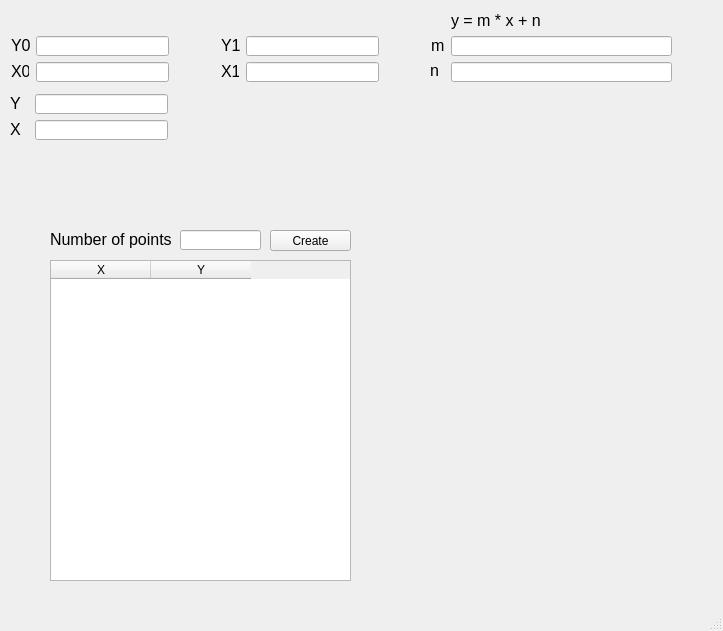
<?xml version="1.0" encoding="UTF-8"?>
<ui version="4.0">
 <class>MainWindow</class>
 <widget class="QMainWindow" name="MainWindow">
  <property name="geometry">
   <rect>
    <x>0</x>
    <y>0</y>
    <width>723</width>
    <height>631</height>
   </rect>
  </property>
  <property name="windowTitle">
   <string>MainWindow</string>
  </property>
  <widget class="QWidget" name="centralwidget">
   <widget class="QLabel" name="label">
    <property name="geometry">
     <rect>
      <x>11</x>
      <y>62</y>
      <width>18</width>
      <height>19</height>
     </rect>
    </property>
    <property name="font">
     <font>
      <pointsize>12</pointsize>
     </font>
    </property>
    <property name="text">
     <string>X0</string>
    </property>
    <property name="scaledContents">
     <bool>false</bool>
    </property>
    <property name="wordWrap">
     <bool>false</bool>
    </property>
   </widget>
   <widget class="QLabel" name="label_2">
    <property name="geometry">
     <rect>
      <x>221</x>
      <y>62</y>
      <width>18</width>
      <height>19</height>
     </rect>
    </property>
    <property name="font">
     <font>
      <pointsize>12</pointsize>
     </font>
    </property>
    <property name="text">
     <string>X1</string>
    </property>
    <property name="scaledContents">
     <bool>false</bool>
    </property>
    <property name="wordWrap">
     <bool>false</bool>
    </property>
   </widget>
   <widget class="QLabel" name="label_3">
    <property name="geometry">
     <rect>
      <x>221</x>
      <y>36</y>
      <width>19</width>
      <height>19</height>
     </rect>
    </property>
    <property name="font">
     <font>
      <pointsize>12</pointsize>
     </font>
    </property>
    <property name="text">
     <string>Y1</string>
    </property>
    <property name="scaledContents">
     <bool>false</bool>
    </property>
    <property name="wordWrap">
     <bool>false</bool>
    </property>
   </widget>
   <widget class="QLabel" name="label_4">
    <property name="geometry">
     <rect>
      <x>11</x>
      <y>36</y>
      <width>19</width>
      <height>19</height>
     </rect>
    </property>
    <property name="font">
     <font>
      <pointsize>12</pointsize>
     </font>
    </property>
    <property name="text">
     <string>Y0</string>
    </property>
    <property name="scaledContents">
     <bool>false</bool>
    </property>
    <property name="wordWrap">
     <bool>false</bool>
    </property>
   </widget>
   <widget class="QLineEdit" name="lineEdit_y0">
    <property name="geometry">
     <rect>
      <x>36</x>
      <y>36</y>
      <width>133</width>
      <height>20</height>
     </rect>
    </property>
   </widget>
   <widget class="QLineEdit" name="lineEdit_y1">
    <property name="geometry">
     <rect>
      <x>246</x>
      <y>36</y>
      <width>133</width>
      <height>20</height>
     </rect>
    </property>
   </widget>
   <widget class="QLineEdit" name="lineEdit_x1">
    <property name="geometry">
     <rect>
      <x>246</x>
      <y>62</y>
      <width>133</width>
      <height>20</height>
     </rect>
    </property>
   </widget>
   <widget class="QLineEdit" name="lineEdit_x0">
    <property name="geometry">
     <rect>
      <x>36</x>
      <y>62</y>
      <width>133</width>
      <height>20</height>
     </rect>
    </property>
   </widget>
   <widget class="QLabel" name="label_5">
    <property name="geometry">
     <rect>
      <x>431</x>
      <y>36</y>
      <width>16</width>
      <height>19</height>
     </rect>
    </property>
    <property name="font">
     <font>
      <pointsize>12</pointsize>
     </font>
    </property>
    <property name="text">
     <string>m</string>
    </property>
    <property name="scaledContents">
     <bool>false</bool>
    </property>
    <property name="wordWrap">
     <bool>false</bool>
    </property>
   </widget>
   <widget class="QLineEdit" name="lineEdit_n">
    <property name="geometry">
     <rect>
      <x>451</x>
      <y>62</y>
      <width>221</width>
      <height>20</height>
     </rect>
    </property>
   </widget>
   <widget class="QLabel" name="label_6">
    <property name="geometry">
     <rect>
      <x>430</x>
      <y>60</y>
      <width>16</width>
      <height>20</height>
     </rect>
    </property>
    <property name="font">
     <font>
      <pointsize>12</pointsize>
     </font>
    </property>
    <property name="text">
     <string>n</string>
    </property>
    <property name="scaledContents">
     <bool>false</bool>
    </property>
    <property name="wordWrap">
     <bool>false</bool>
    </property>
   </widget>
   <widget class="QLineEdit" name="lineEdit_m">
    <property name="geometry">
     <rect>
      <x>451</x>
      <y>36</y>
      <width>221</width>
      <height>20</height>
     </rect>
    </property>
   </widget>
   <widget class="QLabel" name="label_7">
    <property name="geometry">
     <rect>
      <x>451</x>
      <y>11</y>
      <width>102</width>
      <height>19</height>
     </rect>
    </property>
    <property name="font">
     <font>
      <pointsize>12</pointsize>
     </font>
    </property>
    <property name="text">
     <string>y = m * x + n</string>
    </property>
    <property name="scaledContents">
     <bool>false</bool>
    </property>
    <property name="wordWrap">
     <bool>false</bool>
    </property>
   </widget>
   <widget class="QLineEdit" name="lineEdit_x">
    <property name="geometry">
     <rect>
      <x>35</x>
      <y>120</y>
      <width>133</width>
      <height>20</height>
     </rect>
    </property>
   </widget>
   <widget class="QLineEdit" name="lineEdit_y">
    <property name="geometry">
     <rect>
      <x>35</x>
      <y>94</y>
      <width>133</width>
      <height>20</height>
     </rect>
    </property>
   </widget>
   <widget class="QLabel" name="label_8">
    <property name="geometry">
     <rect>
      <x>10</x>
      <y>94</y>
      <width>19</width>
      <height>19</height>
     </rect>
    </property>
    <property name="font">
     <font>
      <pointsize>12</pointsize>
     </font>
    </property>
    <property name="text">
     <string>Y</string>
    </property>
    <property name="scaledContents">
     <bool>false</bool>
    </property>
    <property name="wordWrap">
     <bool>false</bool>
    </property>
   </widget>
   <widget class="QLabel" name="label_9">
    <property name="geometry">
     <rect>
      <x>10</x>
      <y>120</y>
      <width>18</width>
      <height>19</height>
     </rect>
    </property>
    <property name="font">
     <font>
      <pointsize>12</pointsize>
     </font>
    </property>
    <property name="text">
     <string>X</string>
    </property>
    <property name="scaledContents">
     <bool>false</bool>
    </property>
    <property name="wordWrap">
     <bool>false</bool>
    </property>
   </widget>
   <widget class="QTableWidget" name="tableWidget_points">
    <property name="geometry">
     <rect>
      <x>50</x>
      <y>260</y>
      <width>301</width>
      <height>321</height>
     </rect>
    </property>
    <property name="midLineWidth">
     <number>1</number>
    </property>
    <property name="alternatingRowColors">
     <bool>true</bool>
    </property>
    <property name="rowCount">
     <number>0</number>
    </property>
    <column>
     <property name="text">
      <string>X</string>
     </property>
    </column>
    <column>
     <property name="text">
      <string>Y</string>
     </property>
    </column>
   </widget>
   <widget class="QLabel" name="label_10">
    <property name="geometry">
     <rect>
      <x>50</x>
      <y>230</y>
      <width>131</width>
      <height>19</height>
     </rect>
    </property>
    <property name="font">
     <font>
      <pointsize>12</pointsize>
     </font>
    </property>
    <property name="text">
     <string>Number of points</string>
    </property>
    <property name="scaledContents">
     <bool>false</bool>
    </property>
    <property name="wordWrap">
     <bool>false</bool>
    </property>
   </widget>
   <widget class="QLineEdit" name="lineEdit_n_points">
    <property name="geometry">
     <rect>
      <x>180</x>
      <y>230</y>
      <width>81</width>
      <height>20</height>
     </rect>
    </property>
   </widget>
   <widget class="QPushButton" name="pushButton_create_table">
    <property name="geometry">
     <rect>
      <x>270</x>
      <y>230</y>
      <width>81</width>
      <height>21</height>
     </rect>
    </property>
    <property name="text">
     <string>Create</string>
    </property>
   </widget>
  </widget>
  <widget class="QMenuBar" name="menubar">
   <property name="geometry">
    <rect>
     <x>0</x>
     <y>0</y>
     <width>723</width>
     <height>21</height>
    </rect>
   </property>
  </widget>
  <widget class="QStatusBar" name="statusbar"/>
 </widget>
 <resources/>
 <connections/>
</ui>
